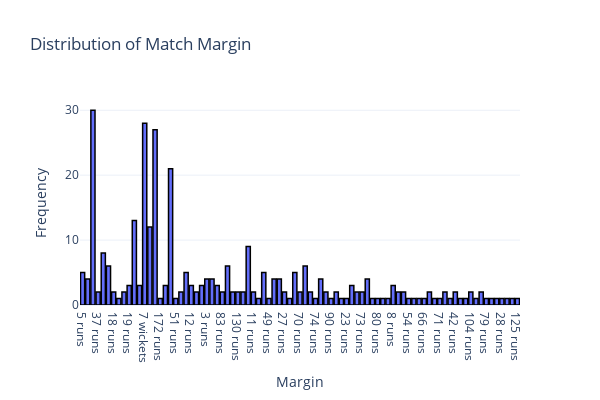
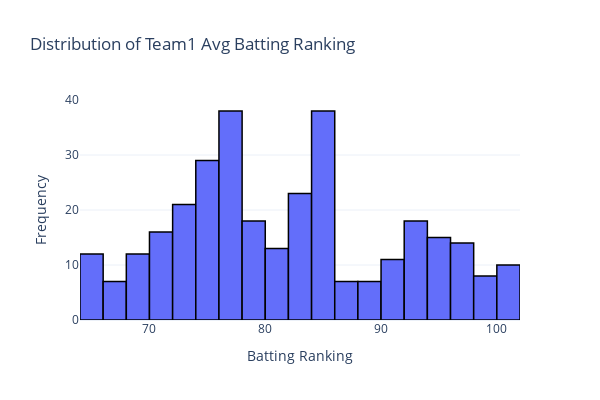

Notebook code cell kept with these figures, in order:
### Markdown cell above
### Visualizations

### Code cell
# Bar Plot 1: Distribution of Match Margin
fig_margin = px.histogram(
    wc_final_data_df, 
    x='Margin', 
    nbins=20, 
    title='Distribution of Match Margin',
    labels={'Margin': 'Margin', 'count': 'Frequency'},
    template='plotly_white'
)
fig_margin.update_traces(marker_line_color='black', marker_line_width=1.5)
fig_margin.update_layout(
    xaxis_title='Margin',
    yaxis_title='Frequency',
    width=600,  
    height=400
)
# Display the first plot
fig_margin.show()

# Bar Plot 2: Distribution of Team1 Avg Batting Ranking 
fig_batting_ranking = px.histogram(
    wc_final_data_df, 
    x='Team1 Avg Batting Ranking', 
    nbins=20, 
    title='Distribution of Team1 Avg Batting Ranking',
    labels={'Team1 Avg Batting Ranking': 'Batting Ranking', 'count': 'Frequency'},
    template='plotly_white'
)
fig_batting_ranking.update_traces(marker_line_color='black', marker_line_width=1.5)
fig_batting_ranking.update_layout(
    xaxis_title='Batting Ranking',
    yaxis_title='Frequency',
    width=600,  
    height=400
)
# Display the second plot
fig_batting_ranking.show()

### Figure 1 — Plotly figure (JSON) as saved in the notebook; plotly's stock layout.template omitted (floating-point values rounded to 4 significant figures; data arrays with more than 128 entries replaced by an {"elided": "..."} marker saying what was removed)
{"data": [{"alignmentgroup": "True", "bingroup": "x", "hovertemplate": "Margin=%{x}<br>count=%{y}<extra></extra>", "legendgroup": "", "marker": {"color": "#636efa", "line": {"color": "black", "width": 1.5}, "pattern": {"shape": ""}}, "name": "", "nbinsx": 20, "offsetgroup": "", "orientation": "v", "showlegend": false, "type": "histogram", "x": {"elided": "317 str values"}, "xaxis": "x", "yaxis": "y"}], "layout": {"barmode": "relative", "height": 400, "legend": {"tracegroupgap": 0}, "title": {"text": "Distribution of Match Margin"}, "width": 600, "xaxis": {"anchor": "y", "autorange": true, "domain": [0, 1], "range": [-0.5, 84.5], "title": {"text": "Margin"}, "type": "category"}, "yaxis": {"anchor": "x", "autorange": true, "domain": [0, 1], "range": [0, 31.58], "title": {"text": "Frequency"}}}}

### Figure 2 — Plotly figure (JSON) as saved in the notebook; plotly's stock layout.template omitted (floating-point values rounded to 4 significant figures; data arrays with more than 128 entries replaced by an {"elided": "..."} marker saying what was removed)
{"data": [{"alignmentgroup": "True", "bingroup": "x", "hovertemplate": "Batting Ranking=%{x}<br>count=%{y}<extra></extra>", "legendgroup": "", "marker": {"color": "#636efa", "line": {"color": "black", "width": 1.5}, "pattern": {"shape": ""}}, "name": "", "nbinsx": 20, "offsetgroup": "", "orientation": "v", "showlegend": false, "type": "histogram", "x": {"elided": "317 float values"}, "xaxis": "x", "yaxis": "y"}], "layout": {"barmode": "relative", "height": 400, "legend": {"tracegroupgap": 0}, "title": {"text": "Distribution of Team1 Avg Batting Ranking"}, "width": 600, "xaxis": {"anchor": "y", "autorange": true, "domain": [0, 1], "range": [64, 102], "title": {"text": "Batting Ranking"}, "type": "linear"}, "yaxis": {"anchor": "x", "autorange": true, "domain": [0, 1], "range": [0, 40], "title": {"text": "Frequency"}}}}
